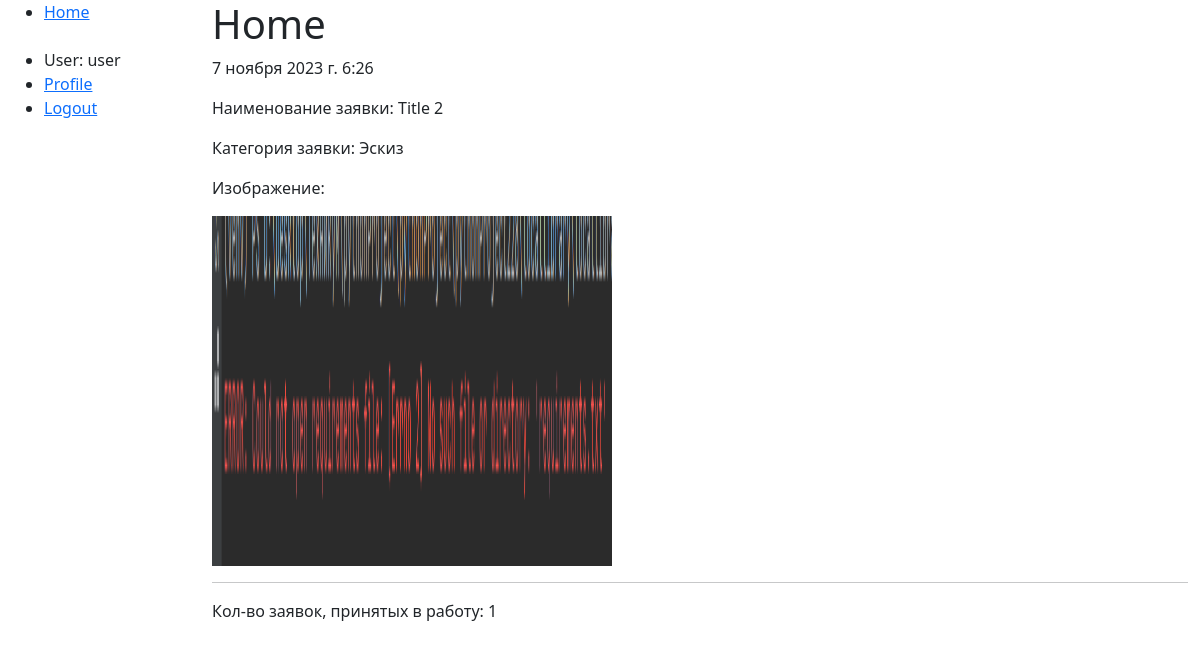
/ (signed in), run on the app's committed database.
### portal/models.py (models this page shows, shortened)
class AdvUser(AbstractUser):
    username = models.CharField(max_length=255, validators=[validate_latin], unique=True)
    fio = models.CharField(help_text='ФИО через пробел', max_length=128, validators=[validate_cyrillic])
    personal_data_agreement = models.BooleanField(default=False,
                                                  help_text='Согласие на обработку персональных данных')

class Application(models.Model):
    name = models.CharField(help_text='Наименование заявки', max_length=255)
    description = models.TextField(help_text='Описание заявки')
    category = models.ForeignKey(Category, help_text='Категория заявки', on_delete=models.CASCADE)
    comment = models.TextField(help_text='Принимая заявку в работу, напишите комментарий об этом', default=None,
                               blank=True, null=True)
    APPLICATION_STATUS = (
        ('n', 'Новая'),
        ('a', 'Принято в работу'),
        ('d', 'Выполнено')
    )
    author = models.ForeignKey(AdvUser, on_delete=models.CASCADE)
    status = models.CharField(max_length=1, choices=APPLICATION_STATUS, blank=True, default='n',
                              help_text='Статус заявки')
    photo = models.ImageField(upload_to='media/',
                              validators=[FileExtensionValidator(allowed_extensions=['jpeg', 'jpg', 'png', 'bmp']),
                                          validate_file_size])
    new_photo = models.ImageField(upload_to='media/',
                                     validators=[
                                         FileExtensionValidator(allowed_extensions=['jpeg', 'jpg', 'png', 'bmp']),
                                         validate_file_size], blank=True, default=None, null=True)
    date = models.DateTimeField(default=django.utils.timezone.now)

class Category(models.Model):
    name = models.CharField(verbose_name='Категория заявки', max_length=255)
    def __str__(self):
        return self.name

### portal/views.py (the view)
# urls.py: path('', Index.as_view(), name='index'),
class Index(generic.ListView):
    model = Application
    template_name = 'index.html'
    context_object_name = 'applications'
    def get_context_data(self, **kwargs):
        context = super().get_context_data(**kwargs)
        context["num_of_accepted_apps"] = Application.objects.filter(status__exact='a').count()
        return context
    def get_queryset(self):
        return Application.objects.filter(status__exact='d').order_by('-date')[:4]

### portal/templates/index.html (shortened to what this page needs)
{% extends "base_generic.html" %}
{% block content %}
<h1>Home</h1>
{% for application in applications %}
<p>{{ application.date }}</p>
<p>Наименование заявки: {{ application.name }}</p>
<p>Категория заявки: {{ application.category}}</p>
<p>Изображение:</p>
<img src="{{ application.new_photo }}" alt="Изображение не найдено" width="400px" height="350px">
<hr>
{% endfor %}
<p>Кол-во заявок, принятых в работу: {{ num_of_accepted_apps }}</p>
{% endblock %}

### portal/templates/base_generic.html (shortened to what this page needs)
<!DOCTYPE html>
<html lang="en">
<head>
    <link
            href="https://cdn.jsdelivr.net/npm/bootstrap@5.1.3/dist/css/bootstrap.min.css"
            rel="stylesheet"
/>
    {% load static %}
</head>
<body>
<div class="container-fluid">
    <div class="row">
        <div class="col-sm-2">
            {% block sidebar %}
            <ul class="sidebar-nav">
                <li><a href="{% url 'index' %}">Home</a></li>
                <br>
                {% if user.is_authenticated %}
                <li>User: {{ user.get_username }}</li>
                <li><a href="{% url 'profile' %}">Profile</a></li>
                <li><a href="{% url 'logout' %}">Logout</a></li>
                {% else %}
                <li><a href="{% url 'registration' %}">Signup</a></li>
                <li><a href="{% url 'login' %}">Login</a></li>
                {% endif %}
                <br>
            </ul>
            {% endblock %}
        </div>
        <div class="col-sm-10 ">{% block content %}{% endblock %}</div>
    </div>
</div>
</body>
</html>

### data on the page
AdvUser: get_username "user"
Application: date "7 ноября 2023 г. 6:26", name "Title 2", category "Эскиз", new_photo (picture)

### other printed values
{{ num_of_accepted_apps }} "1"
